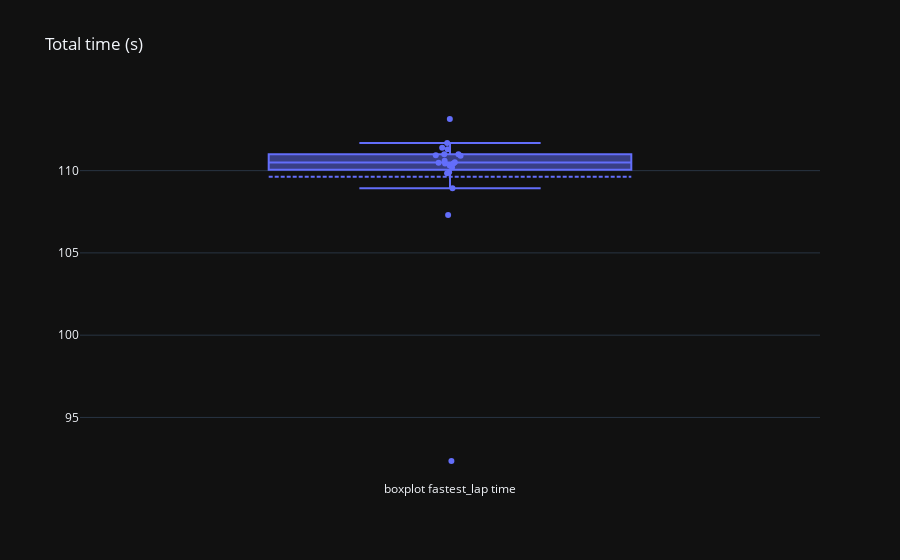

The cell this chart's notebook holds for it:
### Code cell
fig = go.Figure(layout=go.Layout(title="Total time (s)", template="plotly_dark"))
fig.add_trace(go.Box(y=last_gp["best_lap"], name="boxplot fastest_lap time", boxpoints="all", jitter=0.1, pointpos=0, boxmean=True, text=last_gp["pilot"]))

### Figure 1 — Plotly figure (JSON) as saved in the notebook; plotly's stock layout.template omitted (floating-point values rounded to 4 significant figures)
{"data": [{"boxmean": true, "boxpoints": "all", "jitter": 0.1, "name": "boxplot fastest_lap time", "pointpos": 0, "text": ["dev", "ver", "per", "lec", "ham", "alo", "rus", "nor", "oco", "str", "tsu", "gas", "bot", "zho", "alb", "mag", "ric", "sar", "hul", "sai", "pia"], "type": "box", "y": [92.35, 108.9, 110.3, 110.4, 107.3, 110.9, 110.6, 111.7, 110.4, 111.3, 111.4, 110.9, 110.5, 110.2, 109.8, 111.0, 111.0, 110.5, 109.9, 113.1, null]}], "layout": {"title": {"text": "Total time (s)"}}}
